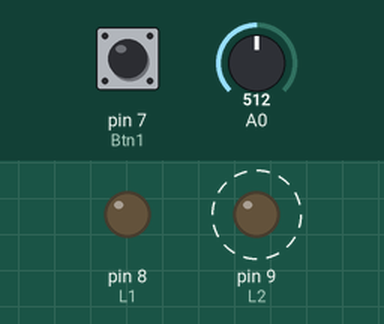
This sketch was run on a simulated Arduino Uno, built with avr-gcc and run on an emulated ATmega328P. On the bench: output pins drawn as LEDs (lit = HIGH). Dashed ring = blinking. The inputs (shaded band) are chosen by the test bench; at power-on: pin 7 (Btn1) LOW, A0 = 512.

Above: at 1.8 s.
1.9 s: pin 7 (Btn1) pulled HIGH for 1.25 s
At 2.3 s:
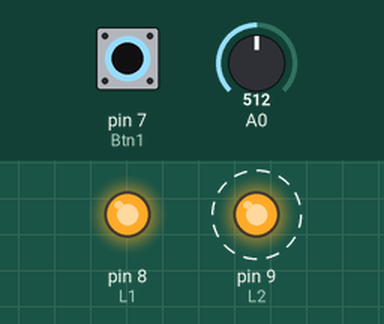
5.4 s: A0 set to 0
At 6.8 s:
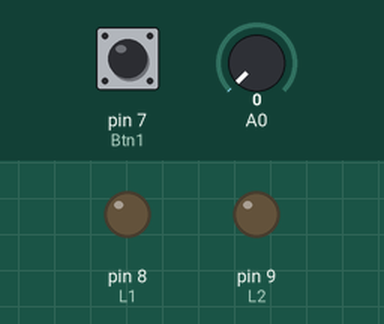
7.1 s: A0 set to 122
At 7.7 s:
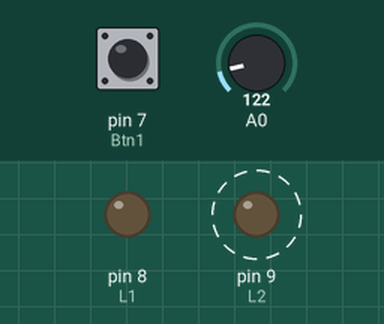
10.8 s: pin 7 (Btn1) pulled HIGH for 3.2 s
At 11.7 s:
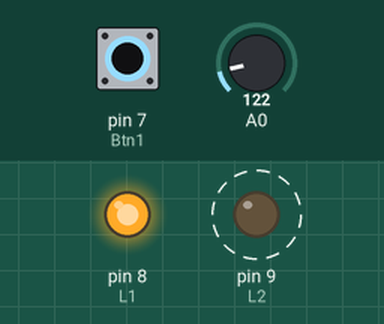
Timing chart, 0 to 16.5 s (numbered marks = the images above; inputs shaded):
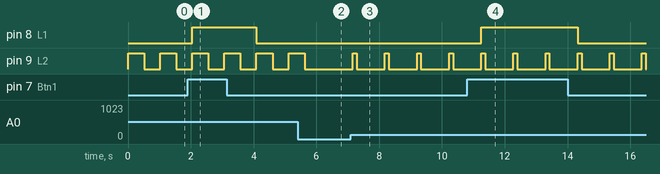

The sketch:

slider_button.ino
```cpp
/* Use File->Load Prog to
   load a different Program
*/

#define L1 8
#define L2 9
#define Btn1 7
#define pwm 10
#define dir 11

int dig_val = 0;
int alg_val = 0;


void setup()
{
	pinMode(L1,OUTPUT);
	pinMode(L2,OUTPUT);
	pinMode(Btn1,INPUT);
}

void loop()
{
	digitalWrite(pwm,HIGH);
	dig_val = digitalRead(Btn1);
	if (dig_val == HIGH)
		digitalWrite(L1,HIGH);
	else
		digitalWrite(L1,LOW);


	alg_val = analogRead(0);

	digitalWrite(L2,HIGH);
	delay(0+alg_val);
	digitalWrite(dir,HIGH);

	digitalWrite(L2,LOW);
	delay(1023-alg_val);
	digitalWrite(dir,LOW);

}
```

Measured:
- after the input at 1.9 s, pin 8 (L1): LOW → HIGH after 0.15 s, → LOW 2.0 s later
- after the input at 5.4 s, pin 9 (L2): goes on until 5.6 s, then stays LOW
- after the input at 7.1 s, pin 9 (L2): alternates HIGH for 0.12 s and LOW for 0.90 s, starting after 0.06 s
- after the input at 10.8 s, pin 8 (L1): LOW → HIGH after 0.45 s, → LOW 3.1 s later
- by itself, pin 9 (L2): alternates HIGH for 0.51 s and LOW for 0.51 s
